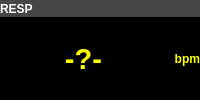
              <widget class="QWidget" name="widget_17" native="true">
               <layout class="QVBoxLayout" name="verticalLayout_13" stretch="1,5">
                <property name="spacing">
                 <number>0</number>
                </property>
                <property name="leftMargin">
                 <number>0</number>
                </property>
                <property name="topMargin">
                 <number>0</number>
                </property>
                <property name="rightMargin">
                 <number>0</number>
                </property>
                <property name="bottomMargin">
                 <number>0</number>
                </property>
                <item>
                 <widget class="QLabel" name="label_9">
                  <property name="font">
                   <font>
                    <weight>75</weight>
                    <bold>true</bold>
                   </font>
                  </property>
                  <property name="styleSheet">
                   <string notr="true">background-color: rgb(70, 70, 70);
color: rgb(255, 255, 255);</string>
                  </property>
                  <property name="text">
                   <string>RESP</string>
                  </property>
                 </widget>
                </item>
                <item>
                 <widget class="QWidget" name="widget_23" native="true">
                  <layout class="QHBoxLayout" name="horizontalLayout_8" stretch="5,1">
                   <property name="spacing">
                    <number>0</number>
                   </property>
                   <property name="leftMargin">
                    <number>0</number>
                   </property>
                   <property name="topMargin">
                    <number>0</number>
                   </property>
                   <property name="rightMargin">
                    <number>0</number>
                   </property>
                   <property name="bottomMargin">
                    <number>0</number>
                   </property>
                   <item>
                    <widget class="QLabel" name="label_24">
                     <property name="font">
                      <font>
                       <pointsize>22</pointsize>
                       <weight>75</weight>
                       <bold>true</bold>
                      </font>
                     </property>
                     <property name="styleSheet">
                      <string notr="true">background-color: rgb(0, 0, 0);
color: rgb(255, 255, 0);</string>
                     </property>
                     <property name="text">
                      <string>-?-</string>
                     </property>
                     <property name="alignment">
                      <set>Qt::AlignCenter</set>
                     </property>
                    </widget>
                   </item>
                   <item>
                    <widget class="QLabel" name="label_25">
                     <property name="font">
                      <font>
                       <weight>75</weight>
                       <bold>true</bold>
                      </font>
                     </property>
                     <property name="styleSheet">
                      <string notr="true">background-color: rgb(0, 0, 0);
color: rgb(255, 255, 0);</string>
                     </property>
                     <property name="text">
                      <string>bpm</string>
                     </property>
                     <property name="alignment">
                      <set>Qt::AlignRight|Qt::AlignTrailing|Qt::AlignVCenter</set>
                     </property>
                    </widget>
                   </item>
                  </layout>
                 </widget>
                </item>
               </layout>
              </widget>
